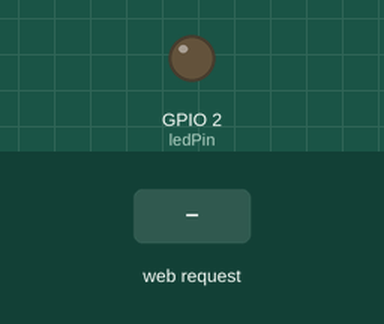
Recording of a sketch running on a simulated ESP8266 (NodeMCU). On the bench: output pins drawn as LEDs (lit = HIGH). The test bench sets the inputs (shaded band). WiFi joins after 1.5 s; servers stay silent unless stated; what the sketch prints to the serial monitor is not drawn.

Above: at 3.2 s.
3.3 s: HTTP request GET /on received
At 4.5 s:
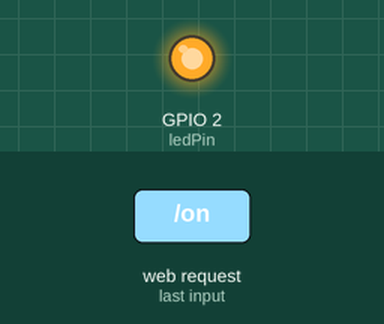
4.8 s: HTTP request GET /off received
At 5.7 s:
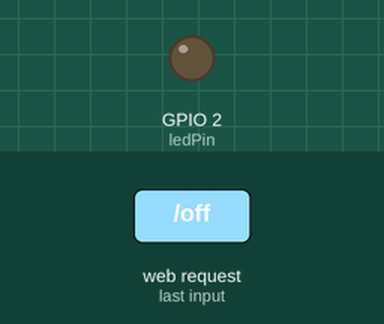
Timing chart, 0 to 7.8 s (numbered marks = the images above; inputs shaded):
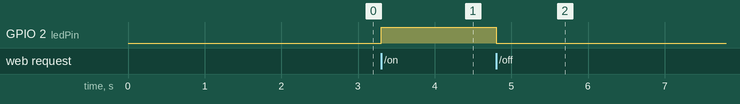

Measured:
- after the input at 3.3 s, GPIO 2 (ledPin): LOW → HIGH at once
- after the input at 4.8 s, GPIO 2 (ledPin): HIGH → LOW at once

The sketch:

ESP8266.ino
```cpp
#include <ESP8266WiFi.h>
#include <ESP8266WebServer.h>

const char *ssid = "P3.T2.B";
const char *password = "28112773";

ESP8266WebServer server(80);

int ledPin = 2;

void setup()
{
    pinMode(ledPin, OUTPUT);

    WiFi.begin(ssid, password);
    Serial.begin(115200);

    while (WiFi.status() != WL_CONNECTED)
    {
        delay(1000);
        Serial.println("Connecting to WiFi...");
    }

    Serial.println("WiFi connected");
    Serial.println(WiFi.localIP());

    server.on("/", HTTP_GET, handleRoot);
    server.on("/on", HTTP_GET, handleOn);
    server.on("/off", HTTP_GET, handleOff);

    // Đặt chức năng xử lý riêng cho "/ar/on"
    server.on("/ar/on", HTTP_GET, handleArduinoOn);
    server.on("/ar/off", HTTP_GET, handleArduinoOff);

    server.on("/ar/1", HTTP_GET, handleServerResult1);
    server.on("/ar/2", HTTP_GET, handleServerResult2);
    server.on("/ar/3", HTTP_GET, handleServerResult3);
    server.on("/ar/4", HTTP_GET, handleServerResult4);

    server.begin();
    Serial.println("Server started");
}

void loop()
{
    server.handleClient();
}

void handleRoot()
{
    String html = "<h1>Control the Light</h1>";
    html += "<button onclick='turnOn()'>Turn On Light</button>";
    html += "<button onclick='turnOff()'>Turn Off Light</button>";
    html += "<script>function turnOn(){window.location='/on';}</script>";
    html += "<script>function turnOff(){window.location='/off';}</script>";
    html += "<p><a href='/ar/on'>Turn On</a>&nbsp;<a href='/ar/off'>Turn Off</a></p>";

    server.send(200, "text/html", html);
}

void handleOn()
{
    digitalWrite(ledPin, HIGH);
    handleRoot(); // Gọi lại handleRoot để cập nhật giao diện
}

void handleOff()
{
    digitalWrite(ledPin, LOW);
    handleRoot(); // Gọi lại handleRoot để cập nhật giao diện
}

void handleArduinoOn()
{
    Serial.print("ledon");
    server.send(200, "text/html", "Sent command to Arduino: 1");
}

void handleArduinoOff()
{
    Serial.print("ledoff");
    server.send(200, "text/html", "Sent command to Arduino: 0");
}

void handleServerResult1()
{
    Serial.print("type1");
    server.send(200, "text/html", "Sent command to Arduino: type1");
}

void handleServerResult2()
{
    Serial.print("type2");
    server.send(200, "text/html", "Sent command to Arduino: type2");
}

void handleServerResult3()
{
    Serial.print("type3");
    server.send(200, "text/html", "Sent command to Arduino: type3");
}

void handleServerResult4()
{
    Serial.print("type4");
    server.send(200, "text/html", "Sent command to Arduino: type4");
}
```
